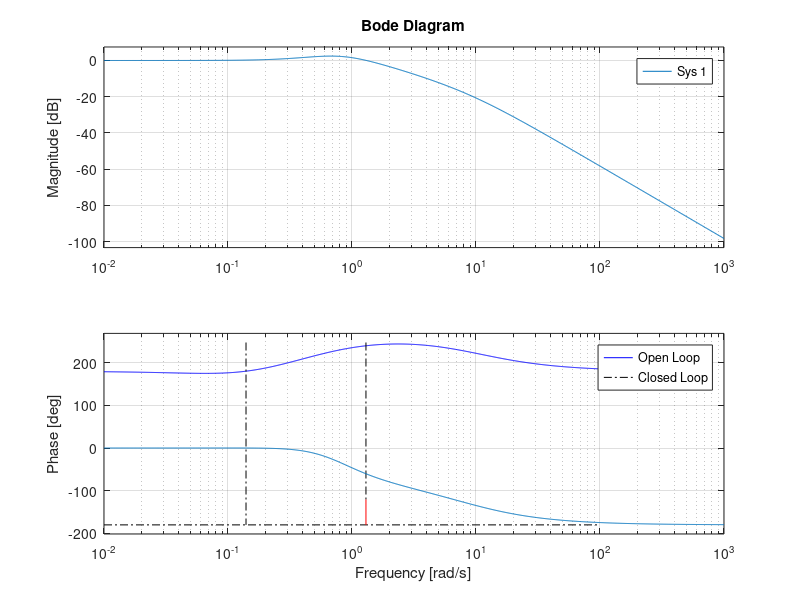

Write the MATLAB code that produced this figure.
% Mass Spring Params

% system parameters known to controller
P.m = 5;  % kg
P.k = 3;     % kg/ s^2
P.b = 0.5; % N m

% sample rate
P.Ts = 0.01;

% dirty derivative gain
P.sigma = 0.100;

% saturation constraint
P.force_max = 2;
%force_max = P.force_max-P.force_e;

% initial conditions
P.z0 = 0;
P.zdot0 = 0;

% Gains
tr = 2.5; %original
% tr = 2.5; %tuned
zeta = .707;
%P.ki = 1.5;
Delta_ol = [1,P.b/P.m,0];%P.k/P.m];
wn = 2.2/tr;
Delta_cl_d = [1, 2*zeta*wn,wn^2];
% P.kp = P.m*(Delta_cl_d(3)-Delta_ol(3));%-P.k;
% P.kd = P.m*(Delta_cl_d(2)-Delta_ol(2));
P.ki = 0.5000;
P.kp = 3.8720;
P.kd = 5.7216;

% transfer functions for inverted pendulum
P_loop = tf(1/P.m,Delta_ol);

C_PID = tf([(P.kd+P.kp*P.sigma),(P.kp+P.ki*P.sigma),P.ki],[P.sigma,1,0]);


figure(1), clf, margin(P_loop*C_PID), grid on, hold on
bode(P_loop*C_PID/(1+P_loop*C_PID))

% ramp = tf(1,[1, 0, 0]);
% figure(2), clf, 
% bode(P_loop), grid on
% hold on
% bode(series(C_PID,P_loop))
% bode(ramp)

legend('Open Loop', 'Closed Loop')
% title('Mass Spring Damper')

system_type = 2;
e_ss = P.k/P.ki;

%bandwidth frequency is when the closed loop magnitude passes through -3dB
%or .707

%bandwith frequency is appox. 1.9 which is slightly larger than the
%crossover freq. of 1.3



